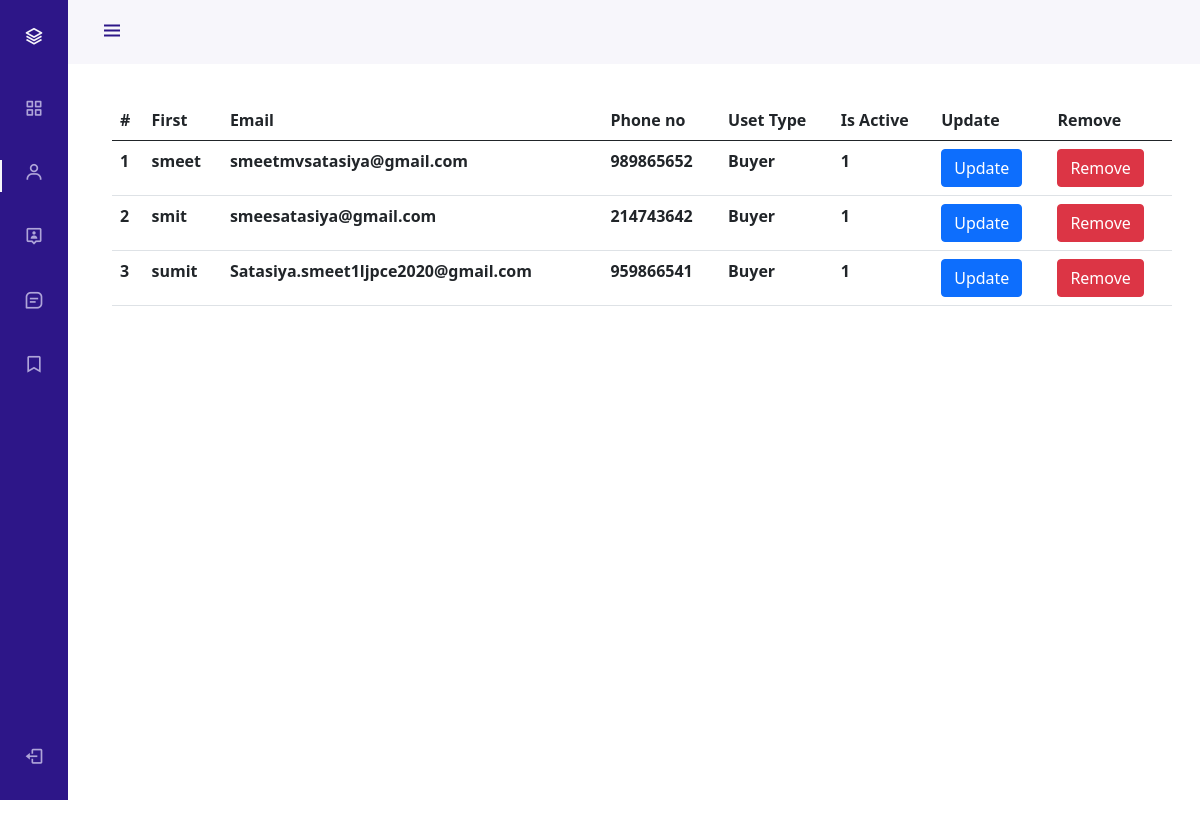
Page /admin/manage_buyers.php on the committed database.
### tables this page shows
CREATE TABLE `buyer` (
  `b_id` int(5) NOT NULL,
  `b_name` varchar(20) NOT NULL,
  `b_password` varchar(8) NOT NULL,
  `b_email` varchar(50) NOT NULL,
  `b_mobile` int(11) NOT NULL,
  `is_active` int(1) NOT NULL,
  `address` varchar(150) NOT NULL,
  `Nationality` varchar(20) NOT NULL,
  `state` varchar(20) NOT NULL,
  `zipcode` int(6) NOT NULL
);

### admin/manage_buyers.php (the view, shortened to what this page needs)
<?php
include("db.php");
?>
<!DOCTYPE html>
<html lang="en">
<head>
    <link rel="stylesheet" href="css/nav_style.css">
    <link rel="stylesheet" href="https://cdn.jsdelivr.net/npm/bootstrap@5.0.0-beta1/dist/css/bootstrap.min.css">
    <link rel="stylesheet" href="https://cdn.jsdelivr.net/npm/boxicons@latest/css/boxicons.min.css">
</head>
<body id="body-pd">
    <header class="header" id="header">
        <div class="header_toggle" style=" text-decoration: none"> <i class='bx bx-menu' id="header-toggle"></i> </div>
    </header>
    <div class="l-navbar" id="nav-bar">
        <nav class="nav">
            <div> <a href="dashboard.php" class="nav_logo" style=" text-decoration: none"> <i class='bx bx-layer nav_logo-icon'></i>
                    <span class="nav_logo-name">Admin name</span> </a>
                <div class="nav_list">
                    <a style=" text-decoration: none" href="dashboard.php" class="nav_link"> <i class='bx bx-grid-alt nav_icon'></i>
                        <span class="nav_name">Dashboard</span> </a>
                    <a href="manage_buyers.php" class="nav_link" style=" text-decoration: none"> <i
                            class='bx bx-user nav_icon'></i> <span class="nav_name active">Buyers</span> </a>
                    <a style=" text-decoration: none" href="manage_sellers.php" class="nav_link"> <i
                            class='bx bx-user-pin nav_icon'></i> <span class="nav_name">Seller</span> </a>
                    <a style=" text-decoration: none" href="manage_reviews.php" class="nav_link"> <i
                            class='bx bx-message-square-detail nav_icon'></i> <span class="nav_name">Reviews</span>
                    </a>
                    <a style=" text-decoration: none" href="manage_contacts.php" class="nav_link "> <i
                            class='bx bx-bookmark nav_icon'></i>
                        <span class="nav_name">Contacts</span> </a>
                </div>
            </div> <a style=" text-decoration: none" href="logout.php" class="nav_link"> <i class='bx bx-log-out nav_icon'></i>
                <span class="nav_name">SignOut</span> </a>
        </nav>
    </div>
    <div class="height-100" style="margin-top: 100px;">
        <div class="container">
            <table class="table">
                <thead>
                    <tr>
                        <th scope="col">#</th>
                        <th scope="col">First</th>
                        <th scope="col">Email</th>
                        <th scope="col">Phone no</th>
                        <th scope="col">Uset Type</th>
                        <th scope="col">Is Active</th>
                        <th scope="col">Update</th>
                        <th scope="col">Remove</th>
                    </tr>
                </thead>
                <tbody>
                    <?php
$query="SELECT * FROM `buyer`";
$result=mysqli_query($con,$query);
$count=1;
while(($row= mysqli_fetch_assoc($result))){
    echo '
    <tr>
    <th>'.$count.'</th>
    <th>'.$row['b_name'].'</th>
    <th>'.$row['b_email'].'</th>
    <th>'.$row['b_mobile'].'</th>
    <th>Buyer</th>
    <th>'.$row['is_active'].'</th>
    <th><a href = "update_buyers.php?id='.$row['b_id'].'" class="btn btn-primary">Update</a></th>
    <th><a href = "remove_buyer.php?id='.$row['b_id'].'" class="btn btn-danger">Remove</a></th>
    </tr>
    ';
$count++;
}
?>
                </tbody>
            </table>
        </div>
    </div>
</body>
</html>

### admin/css/nav_style.css (style rules this page uses)
:root { --header-height: 3rem; --nav-width: 68px; --first-color: #2d1688; --first-color-light: #AFA5D9; --white-color: #F7F6FB; --body-font: 'Nunito', sans-serif; --normal-font-size: 1rem; --z-fixed: 100 }
body { position: relative; margin: var(--header-height) 0 0 0; padding: 0 1rem; font-family: var(--body-font); font-size: var(--normal-font-size); transition: .5s }
a { text-decoration: none }
.header { width: 100%; height: var(--header-height); position: fixed; top: 0; left: 0; display: flex; align-items: center; justify-content: space-between; padding: 0 1rem; background-color: var(--white-color); z-index: var(--z-fixed); transition: .5s }
.header_toggle { color: var(--first-color); font-size: 1.5rem; cursor: pointer }
.l-navbar { position: fixed; top: 0; left: -30%; width: var(--nav-width); height: 100vh; background-color: var(--first-color); padding: .5rem 1rem 0 0; transition: .5s; z-index: var(--z-fixed) }
.nav { height: 100%; display: flex; flex-direction: column; justify-content: space-between; overflow: hidden }
.nav_logo, .nav_link { display: grid; grid-template-columns: max-content max-content; align-items: center; column-gap: 1rem; padding: .5rem 0 .5rem 1.5rem }
.nav_logo { margin-bottom: 2rem }
.nav_logo-icon { font-size: 1.25rem; color: var(--white-color) }
.nav_link { position: relative; color: var(--first-color-light); margin-bottom: 1.5rem; transition: .3s }
.nav_icon { font-size: 1.25rem }
.height-100 { height: 100vh }
@media screen and (min-width: 768px) { body { margin: calc(var(--header-height) + 1rem) 0 0 0; padding-left: calc(var(--nav-width) + 2rem) } }
@media screen and (min-width: 768px) { .header { height: calc(var(--header-height) + 1rem); padding: 0 2rem 0 calc(var(--nav-width) + 2rem) } }
@media screen and (min-width: 768px) { .l-navbar { left: 0; padding: 1rem 1rem 0 0 } }

### rows in the picture
buyer: b_name "smeet", b_email "smeetmvsatasiya@gmail.com", b_mobile "989865652", is_active "1"
buyer: b_name "smit", b_email "smeesatasiya@gmail.com", b_mobile "214743642", is_active "1"
buyer: b_name "sumit", b_email "Satasiya.smeet1ljpce2020@gmail.com", b_mobile "959866541", is_active "1"
